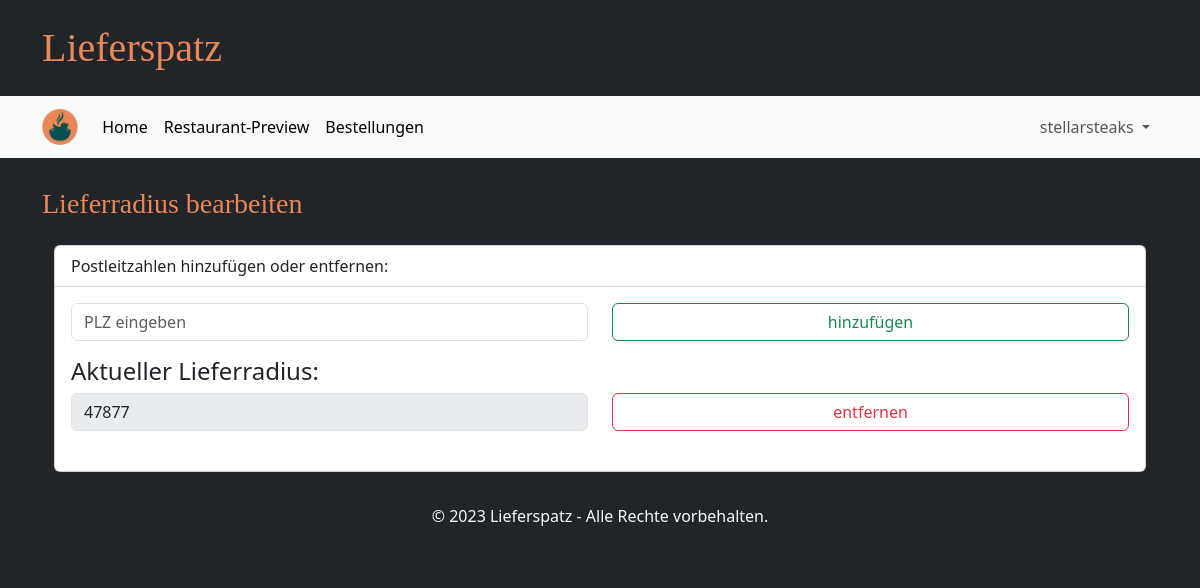
/edit_delivery_radius (signed in), run on an earlier commit of the app's database.
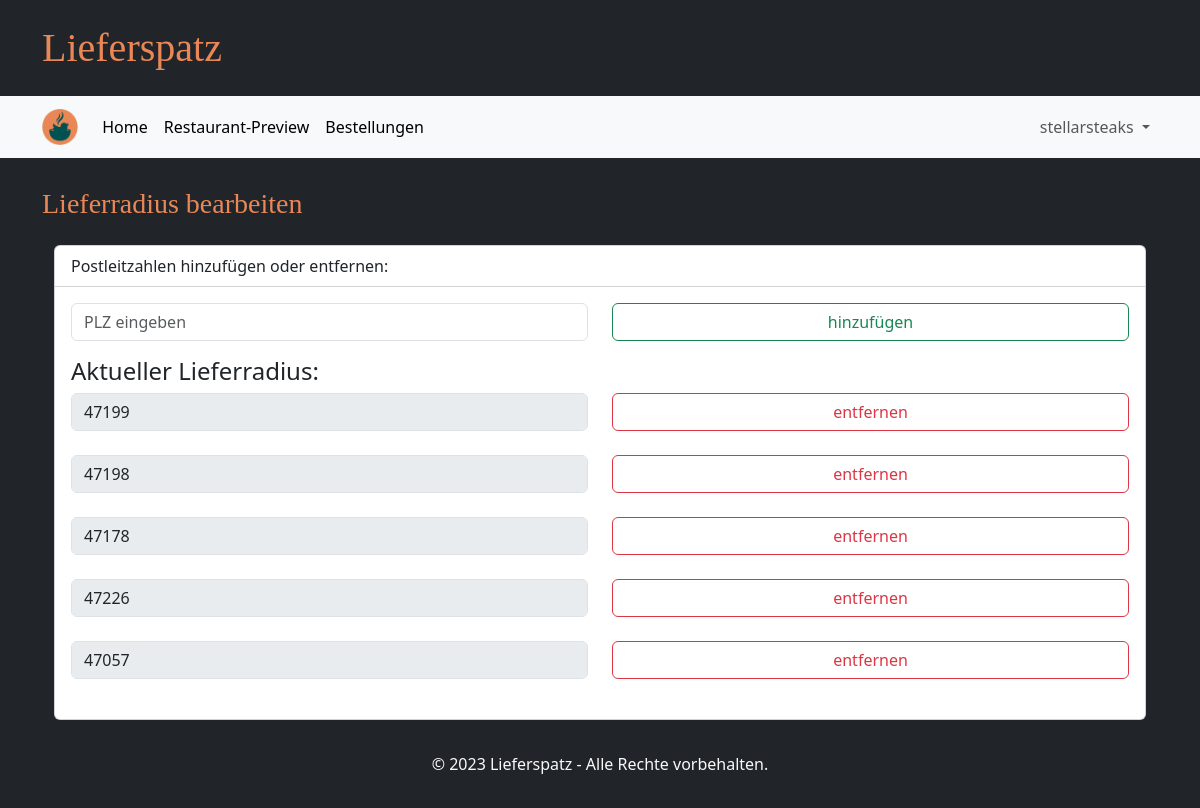
And on a later commit of the database.
### tables this page shows
CREATE TABLE Lieferradius(
            GUsername TEXT NOT NULL,
            Plz TEXT NOT NULL,
            FOREIGN KEY (GUsername) REFERENCES GeschaeftsAccount(Username),
            PRIMARY KEY (Plz, GUsername)
        );

### main.py (the view, shortened to what this page needs)
@app.route("/edit_delivery_radius", methods=["GET", "POST"])
def edit_restaurant_delivery_radius():
    if "user" in session and "business" in session:
        delivery_radius = database.get_delivery_radius(session["user"])
        return render_template("edit_delivery_radius.html", delivery_radius=delivery_radius)
    else:
        return redirect(url_for("login_business_page"))

### database.py (called while the page is built)
def getData(sql, params = ()):
    dbcon = sqlite3.connect("instance/db.db")
    cursor = dbcon.cursor()
    cursor.execute(sql, params)
    return cursor

def get_delivery_radius(username):
    postalcodes = []
    request_pointer = getData("""SELECT PLZ
                              FROM Lieferradius
                              WHERE GUsername = ? """, (username,))
    for entry in request_pointer.fetchall():
        postalcodes.append(entry[0])
    return postalcodes

### templates/edit_delivery_radius.html (shortened to what this page needs)
{% extends "base.html" %}
{% block heading %}Lieferradius bearbeiten{% endblock %}
{% block content %}
        <div class="card">
            <div class="card-header bg-transparent">
                Postleitzahlen hinzufügen oder entfernen:
            </div>
            <div class="card-body form-group nopadding">
                <div>
                    <form action="" method="POST">
                        <div class="row">
                        <div class="col-6">
                        <input name="new PLZ" type="number" min="0" class="form-control" id="new PLZ"
                            placeholder="PLZ eingeben">
                        </div>
                        <div class="col-6">
                            <button name="submit new PLZ" type="submit"
                                class="btn btn-outline-success form-control colum">hinzufügen</button>
                        </div>
                        </div>
                    </form>
                    <h4 class="mt-3">Aktueller Lieferradius:</h4>
                    {% for plz in delivery_radius %}
                    <form action="" method="POST">
                        <div class="row">
                            <div class="col-6">
                                <fieldset disabled>
                                    <input name="PLZ" value="{{ plz }}" class="form-control">
                                </fieldset>
                            </div>
                            <div class="col-6">
                                <button name="delete PLZ" value="{{ plz }}" type="submit"
                                    class="btn btn-outline-danger form-control colum">entfernen</button>
                            </div>
                        </div>
                        {% endfor %}
                </div>
            </div>
        </div>
{% endblock %}

### templates/base.html (shortened to what this page needs)
<!DOCTYPE html>
<html lang="de">
<head>
    <link rel="stylesheet" href="/static/style.css">
    <link href="{{ url_for('static', filename='bootstrap/css/bootstrap.min.css') }}" rel="stylesheet">
</head>
<body class="bg-dark">
    <div class="container my-4">
        <h1 class="brandfont">Lieferspatz</h1>
    </div>
    <nav class="navbar navbar-expand bg-body-tertiary sticky-top border-bottom border-5 border-dark">
        <div class="container">
          <a class="navbar-brand" href="#">
            <img src="{{ url_for('static', filename='ls_logo.png') }}" alt="..." height="36" />
          </a>
          <div class="collapse navbar-collapse" id="navbarSupportedContent">
            <ul class="navbar-nav me-auto mb-2 mb-lg-0">
              <li class="nav-item">
                <a class="nav-link active" aria-current="page" href="{{ url_for('start_page') }}">Home</a>
              </li>
              <li class="nav-item">
                {% if "business" in session %}
                <a class="nav-link active" aria-current="page" href="{{ url_for('restaurants_page') }}">Restaurant-Preview</a>
                {% else %}
                <a class="nav-link active" aria-current="page" href="{{ url_for('restaurants_page') }}">Restaurants</a>
                {% endif %}
              </li>
              <li class="nav-item">
                <a class="nav-link active" id="view_orders" aria-current="page" href="{{ url_for('order_page') }}">Bestellungen</a>
              </li>
            </ul>
            <ul class="navbar-nav mb-2 mb-lg-0">
              {% if session['user'] %}
              <li class="nav-item dropdown">
                <a class="nav-link dropdown-toggle" href="#" role="button" data-bs-toggle="dropdown" aria-expanded="false">
                  {{ session['user'] }}
                </a>
              </li>
              {% endif %}
            </ul>
          </div>
        </div>
    </nav>
    <div class="container mt-4">
        <h3 class="brandfont2">{% block heading %}{% endblock %}</h3>
    </div>
    <div class="container text-light px-4 py-3 ">
        {% block content %}{% endblock %}
    </div>
    <footer class="bg-dark text-light text-center py-3">
        <p>&copy; 2023 Lieferspatz - Alle Rechte vorbehalten.</p>
    </footer>
</body>
</html>

What changed in the data, as far as the page shows it:
removed Lieferradius: user "stellarsteaks", PLZ "47877"
added Lieferradius: PLZ "47199"
added Lieferradius: PLZ "47198"
added Lieferradius: PLZ "47178"
added Lieferradius: PLZ "47226"
added Lieferradius: PLZ "47057"
Also different on the page:
{{ session['user'] }}: (not shown) → "stellarsteaks"
